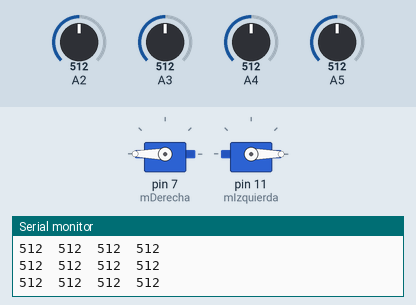
The sketch below on a simulated Arduino Uno, built with avr-gcc and run on an emulated ATmega328P. Parts: 2 × servo, the last lines printed to the serial monitor. Inputs (shaded band) come from the test bench; at power-on: A2 = 512, A3 = 512, A4 = 512, A5 = 512.

Above: at 1.2 s.
1.3 s: A2 set to 211
2.8 s: A2 set to 190
At 4.0 s:
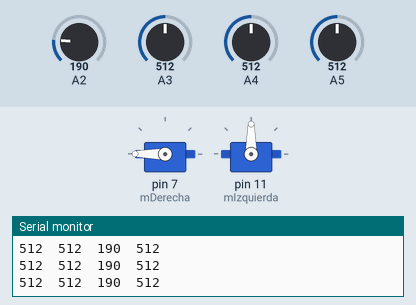
4.3 s: A3 set to 219
5.8 s: A3 set to 193
At 6.8 s:
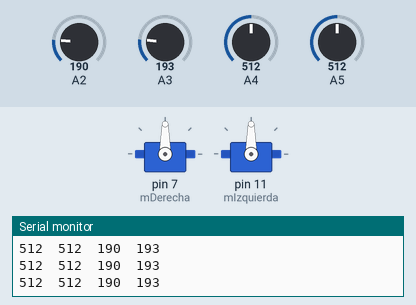
7.3 s: A2 set to 210
At 8.5 s:
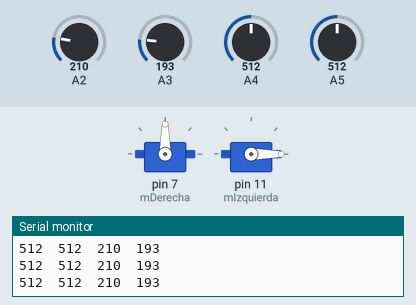
8.8 s: A2 set to 30
At 9.3 s:
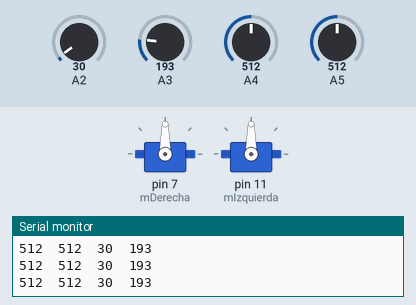
Timing chart, 0 to 11.3 s (numbered marks = the images above; inputs shaded):
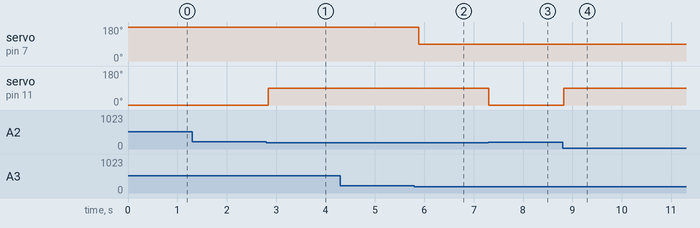

Measured:
- the behaviour switches between 201 and 200 on A2 (found by bisection; images 0 and 1)
- the behaviour switches between 201 and 200 on A3 (found by bisection; images 1 and 2)
- after the input at 2.8 s, servo on pin 11 (mIzquierda): 0° → 90° at once
- after the input at 5.8 s, servo on pin 7 (mDerecha): 180° → 90° after 0.09 s
- after the input at 7.3 s, servo on pin 11 (mIzquierda): 90° → 0° at once
- after the input at 8.8 s, servo on pin 11 (mIzquierda): 0° → 90° at once

The sketch:

sigueLuz.ino
```cpp
//ROBOT sigueLuz
#include<Servo.h>
Servo mDerecha, mIzquierda;
int luzDerecha, luzIzquierda;
//A más luz ambiente, subir la luz umbral (hasta 800 0 así)
int umbral=200;
void setup() {
  // put your setup code here, to run once:
Serial.begin(9600);
mDerecha.attach(7);
mIzquierda.attach(11);

}

void loop() {
  // put your main code here, to run repeatedly:
Serial.print(analogRead(A4));
Serial.print("\t");
Serial.print(analogRead(A5));
Serial.print("\t");
Serial.print(analogRead(A2));
Serial.print("\t");
Serial.println(analogRead(A3));
luzDerecha=analogRead(A2);
luzIzquierda=analogRead(A3);
if (luzDerecha>200){
  mIzquierda.write(0);
}else{
  mIzquierda.write(90);
}
if (luzIzquierda>200){
  mDerecha.write(180);
}else{
  mDerecha.write(90);
}
delay(100);
}
void adelante(){
  mDerecha.write(180);
mIzquierda.write(0);
}
void paro(){
    mDerecha.write(90);
mIzquierda.write(90);
}
void giraDerecha(){
  mDerecha.write(90);
  mIzquierda.write(00);
}

void giraIzquierda(){
  mDerecha.write(180);
  mIzquierda.write(90);
}
```
